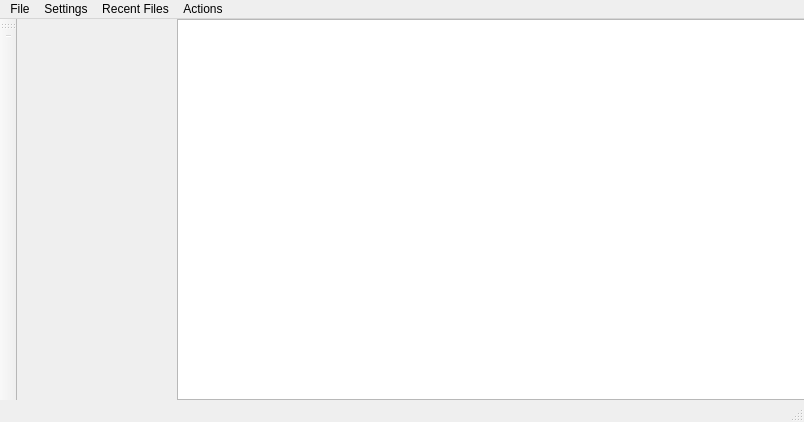
<?xml version="1.0" encoding="UTF-8"?>
<ui version="4.0">
 <class>ProjectWindow</class>
 <widget class="QMainWindow" name="ProjectWindow">
  <property name="geometry">
   <rect>
    <x>0</x>
    <y>0</y>
    <width>804</width>
    <height>422</height>
   </rect>
  </property>
  <property name="windowTitle">
   <string>MyProject</string>
  </property>
  <widget class="QWidget" name="centralwidget">
   <widget class="QTreeView" name="ProjectsTreeView">
    <property name="geometry">
     <rect>
      <x>160</x>
      <y>0</y>
      <width>631</width>
      <height>381</height>
     </rect>
    </property>
   </widget>
  </widget>
  <widget class="QMenuBar" name="menubar">
   <property name="geometry">
    <rect>
     <x>0</x>
     <y>0</y>
     <width>804</width>
     <height>21</height>
    </rect>
   </property>
   <widget class="QMenu" name="menuFile">
    <property name="title">
     <string>File</string>
    </property>
    <addaction name="actionNew"/>
    <addaction name="actionOpen"/>
    <addaction name="actionSave"/>
    <addaction name="actionRemove"/>
   </widget>
   <widget class="QMenu" name="menuSettings">
    <property name="title">
     <string>Settings</string>
    </property>
    <addaction name="actionPreferences"/>
   </widget>
   <widget class="QMenu" name="menuRecent_Files">
    <property name="title">
     <string>Recent Files</string>
    </property>
   </widget>
   <widget class="QMenu" name="menuActions">
    <property name="title">
     <string>Actions</string>
    </property>
    <addaction name="actionMerge_Purge"/>
    <addaction name="actionRename"/>
   </widget>
   <addaction name="menuFile"/>
   <addaction name="menuSettings"/>
   <addaction name="menuRecent_Files"/>
   <addaction name="menuActions"/>
  </widget>
  <widget class="QStatusBar" name="statusbar"/>
  <widget class="QToolBar" name="toolBar">
   <property name="windowTitle">
    <string>toolBar</string>
   </property>
   <attribute name="toolBarArea">
    <enum>LeftToolBarArea</enum>
   </attribute>
   <attribute name="toolBarBreak">
    <bool>false</bool>
   </attribute>
   <addaction name="separator"/>
  </widget>
  <action name="actionNew">
   <property name="text">
    <string>New</string>
   </property>
  </action>
  <action name="actionOpen">
   <property name="text">
    <string>Open</string>
   </property>
  </action>
  <action name="actionSave">
   <property name="text">
    <string>Save</string>
   </property>
  </action>
  <action name="actionRemove">
   <property name="text">
    <string>Remove</string>
   </property>
  </action>
  <action name="actionPreferences">
   <property name="text">
    <string>Preferences</string>
   </property>
  </action>
  <action name="actionMerge_Purge">
   <property name="text">
    <string>Merge/Purge</string>
   </property>
  </action>
  <action name="actionRename">
   <property name="text">
    <string>Rename</string>
   </property>
  </action>
 </widget>
 <resources/>
 <connections/>
</ui>
